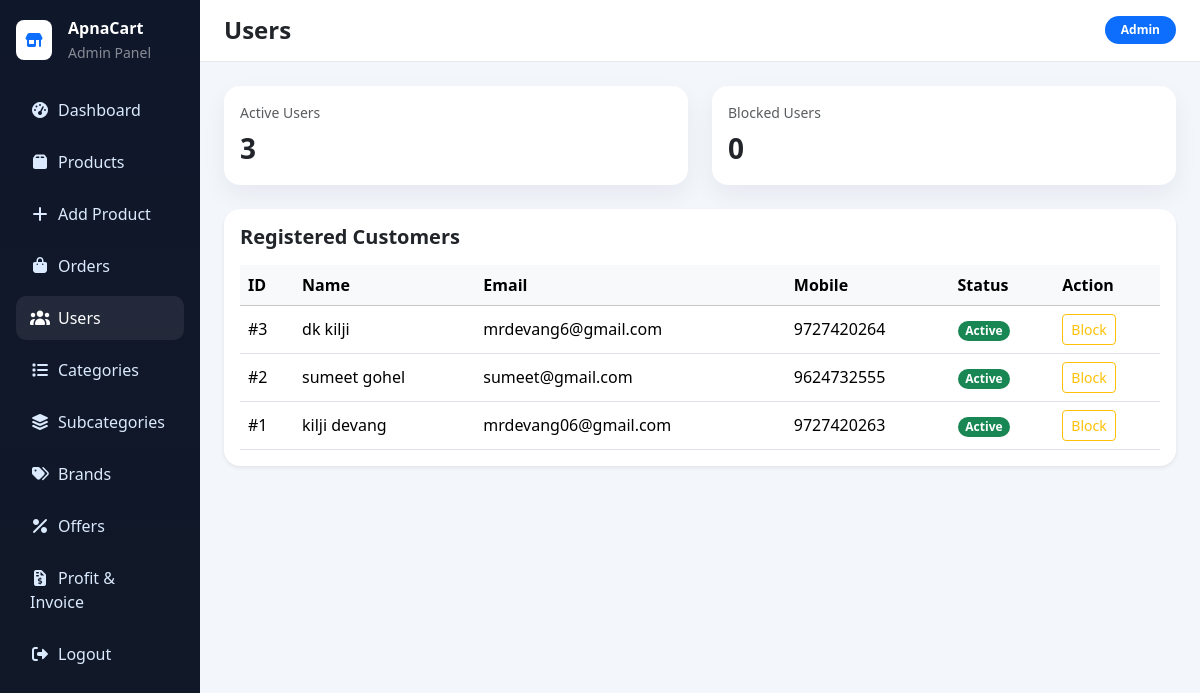
Page /admin/users.php (signed in) on the committed database.
### tables this page shows
CREATE TABLE `users` (
  `userID` int(11) NOT NULL,
  `fullName` varchar(100) NOT NULL,
  `email` varchar(30) NOT NULL,
  `mobile` varchar(10) NOT NULL,
  `password` varchar(255) NOT NULL,
  `gender` enum('Male','Female','Other') NOT NULL DEFAULT 'Male',
  `profileImage` varchar(255) NOT NULL DEFAULT '''default.png',
  `status` enum('Active','Blocked') NOT NULL DEFAULT 'Active',
  `emailVerified` tinyint(1) NOT NULL DEFAULT 0,
  `CreatedAt` timestamp NOT NULL DEFAULT current_timestamp(),
  `updatedAt` timestamp NOT NULL DEFAULT current_timestamp(),
  `Ppic` varchar(255) NOT NULL
);

### admin/users.php (the view, shortened to what this page needs)
<?php
include("../config/db.php");
$users = mysqli_query($conn, "SELECT * FROM users ORDER BY userID DESC");
$activeUsers = mysqli_query($conn, "SELECT COUNT(*) AS total FROM users WHERE status = 'Active'");
$blockedUsers = mysqli_query($conn, "SELECT COUNT(*) AS total FROM users WHERE status = 'Blocked'");
$activeCount = 0;
$blockedCount = 0;
if ($activeUsers && mysqli_num_rows($activeUsers) > 0) {
    $activeCount = (int) mysqli_fetch_assoc($activeUsers)['total'];
}
if ($blockedUsers && mysqli_num_rows($blockedUsers) > 0) {
    $blockedCount = (int) mysqli_fetch_assoc($blockedUsers)['total'];
}
?>
<!DOCTYPE html>
<html lang="en">
<head>
    <link href="../bootstrap/css/bootstrap.min.css" rel="stylesheet">
    <link href="../fontawesome/css/all.min.css" rel="stylesheet">
</head>
<body>
    <div class="container-fluid">
        <div class="row">
            <aside class="col-md-2 sidebar text-white p-3">
                <div class="d-flex align-items-center gap-3 mb-4">
                    <div class="bg-white text-primary rounded-3 p-2"><i class="fa-solid fa-shop"></i></div>
                    <div>
                        <div class="fw-bold">ApnaCart</div>
                        <small class="text-white-50">Admin Panel</small>
                    </div>
                </div>
                <nav class="nav flex-column gap-2">
                    <a class="nav-link" href="index.php"><i class="fa-solid fa-gauge-high me-2"></i>Dashboard</a>
                    <a class="nav-link" href="products.php"><i class="fa-solid fa-box me-2"></i>Products</a>
                    <a class="nav-link" href="add_product.php"><i class="fa-solid fa-plus me-2"></i>Add Product</a>
                    <a class="nav-link" href="orders.php"><i class="fa-solid fa-bag-shopping me-2"></i>Orders</a>
                    <a class="nav-link active" href="users.php"><i class="fa-solid fa-users me-2"></i>Users</a>
                    <a class="nav-link" href="category.php"><i class="fa-solid fa-list me-2"></i>Categories</a>
                    <a class="nav-link" href="subcategory.php"><i class="fa-solid fa-layer-group me-2"></i>Subcategories</a>
                    <a class="nav-link" href="brands.php"><i class="fa-solid fa-tags me-2"></i>Brands</a>
                    <a class="nav-link" href="offers.php"><i class="fa-solid fa-percent me-2"></i>Offers</a>
                    <a class="nav-link" href="invoice_report.php"><i class="fa-solid fa-file-invoice-dollar me-2"></i>Profit & Invoice</a>
                    <a class="nav-link" href="logout.php"><i class="fa-solid fa-right-from-bracket me-2"></i>Logout</a>
                </nav>
            </aside>
            <main class="col-md-10 p-0">
                <div class="topbar px-4 py-3 d-flex justify-content-between align-items-center">
                    <div><h4 class="mb-0 fw-bold">Users</h4></div>
                    <span class="badge bg-primary rounded-pill px-3 py-2">Admin</span>
                </div>
                <div class="p-4">
                    <div class="row g-4 mb-4">
                        <div class="col-md-6">
                            <div class="card stat-box p-3 border-0">
                                <div class="text-muted small">Active Users</div>
                                <div class="fs-3 fw-bold mt-1"><?php echo $activeCount; ?></div>
                            </div>
                        </div>
                        <div class="col-md-6">
                            <div class="card stat-box p-3 border-0">
                                <div class="text-muted small">Blocked Users</div>
                                <div class="fs-3 fw-bold mt-1"><?php echo $blockedCount; ?></div>
                            </div>
                        </div>
                    </div>
                    <div class="card shadow-sm border-0 rounded-4">
                        <div class="card-body">
                            <h5 class="fw-bold mb-3">Registered Customers</h5>
                            <div class="table-responsive">
                                <table class="table table-hover align-middle mb-0">
                                    <thead class="table-light">
                                        <tr>
                                            <th>ID</th>
                                            <th>Name</th>
                                            <th>Email</th>
                                            <th>Mobile</th>
                                            <th>Status</th>
                                            <th>Action</th>
                                        </tr>
                                    </thead>
                                    <tbody>
                                        <?php if ($users && mysqli_num_rows($users) > 0) : ?>
                                            <?php while ($user = mysqli_fetch_assoc($users)) : ?>
                                                <tr>
                                                    <td>#<?php echo $user['userID']; ?></td>
                                                    <td><?php echo htmlspecialchars($user['fullName']); ?></td>
                                                    <td><?php echo htmlspecialchars($user['email']); ?></td>
                                                    <td><?php echo htmlspecialchars($user['mobile']); ?></td>
                                                    <td>
                                                        <span class="badge bg-<?php echo ($user['status'] === 'Active') ? 'success' : 'secondary'; ?> rounded-pill">
                                                            <?php echo htmlspecialchars($user['status']); ?>
                                                        </span>
                                                    </td>
                                                    <td>
                                                        <a href="users.php?toggle_user_status=<?php echo $user['userID']; ?>" class="btn btn-sm btn-outline-<?php echo ($user['status'] === 'Active') ? 'warning' : 'success'; ?>"><?php echo ($user['status'] === 'Active') ? 'Block' : 'Unblock'; ?></a>
                                                    </td>
                                                </tr>
                                            <?php endwhile; ?>
                                        <?php else : ?>
                                            <tr><td colspan="6" class="text-center text-muted py-4">No users found.</td></tr>
                                        <?php endif; ?>
                                    </tbody>
                                </table>
                            </div>
                        </div>
                    </div>
                </div>
            </main>
        </div>
    </div>
</body>
</html>

### admin/users.php (style rules this page uses)
body { background: #f3f6fb; }
.sidebar { background: linear-gradient(180deg, #0f172a, #111827); min-height: 100vh; }
.nav-link { color: #dbeafe; border-radius: 10px; padding: 10px 14px; }
.nav-link:hover, .nav-link.active { background: rgba(255,255,255,0.08); color: #fff; }
.topbar { background: #fff; border-bottom: 1px solid #e5e7eb; }
.table td, .table th { vertical-align: middle; }
.stat-box { border-radius: 16px; box-shadow: 0 10px 25px rgba(15,23,42,0.06); }

### rows in the picture
users: userID "3", fullName "dk kilji", email "mrdevang6@gmail.com", mobile "9727420264", status "Active", shows "Block"
users: userID "2", fullName "sumeet gohel", email "sumeet@gmail.com", mobile "9624732555", status "Active", shows "Block"
users: userID "1", fullName "kilji devang", email "mrdevang06@gmail.com", mobile "9727420263", status "Active", shows "Block"

### other values in the picture
$activeCount "3"
$blockedCount "0"
